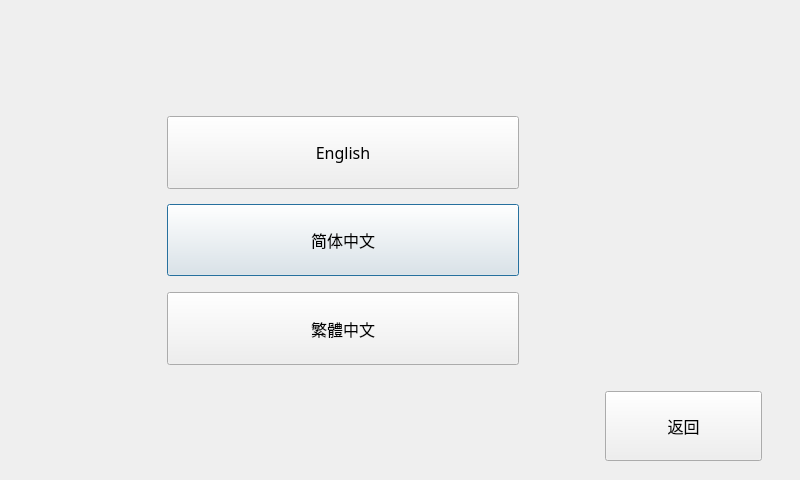
<?xml version="1.0" encoding="UTF-8"?>
<ui version="4.0">
 <class>LanguageSetDialog</class>
 <widget class="QDialog" name="LanguageSetDialog">
  <property name="geometry">
   <rect>
    <x>0</x>
    <y>0</y>
    <width>800</width>
    <height>480</height>
   </rect>
  </property>
  <property name="windowTitle">
   <string>Dialog</string>
  </property>
  <widget class="CommonPushButton" name="pushButtonLagSetSimpCh">
   <property name="geometry">
    <rect>
     <x>167</x>
     <y>204</y>
     <width>352</width>
     <height>72</height>
    </rect>
   </property>
   <property name="font">
    <font>
     <family>AlArabiya</family>
     <pointsize>12</pointsize>
    </font>
   </property>
   <property name="text">
    <string>简体中文</string>
   </property>
  </widget>
  <widget class="CommonPushButton" name="pushButtonLagSetEn">
   <property name="geometry">
    <rect>
     <x>167</x>
     <y>116</y>
     <width>352</width>
     <height>73</height>
    </rect>
   </property>
   <property name="font">
    <font>
     <family>AlArabiya</family>
     <pointsize>12</pointsize>
    </font>
   </property>
   <property name="text">
    <string>English</string>
   </property>
  </widget>
  <widget class="CommonPushButton" name="pushButtonLagSetTraCh">
   <property name="geometry">
    <rect>
     <x>167</x>
     <y>292</y>
     <width>352</width>
     <height>73</height>
    </rect>
   </property>
   <property name="font">
    <font>
     <family>AlArabiya</family>
     <pointsize>12</pointsize>
    </font>
   </property>
   <property name="text">
    <string>繁體中文</string>
   </property>
  </widget>
  <widget class="CommonPushButton" name="pushButtonLagSetReturn">
   <property name="geometry">
    <rect>
     <x>605</x>
     <y>391</y>
     <width>157</width>
     <height>70</height>
    </rect>
   </property>
   <property name="font">
    <font>
     <family>AlArabiya</family>
     <pointsize>12</pointsize>
    </font>
   </property>
   <property name="text">
    <string>返回</string>
   </property>
  </widget>
 </widget>
 <customwidgets>
  <customwidget>
   <class>CommonPushButton</class>
   <extends>QPushButton</extends>
   <header>commonpushbutton.h</header>
  </customwidget>
 </customwidgets>
 <tabstops>
  <tabstop>pushButtonLagSetEn</tabstop>
  <tabstop>pushButtonLagSetSimpCh</tabstop>
  <tabstop>pushButtonLagSetTraCh</tabstop>
 </tabstops>
 <resources/>
 <connections/>
</ui>
